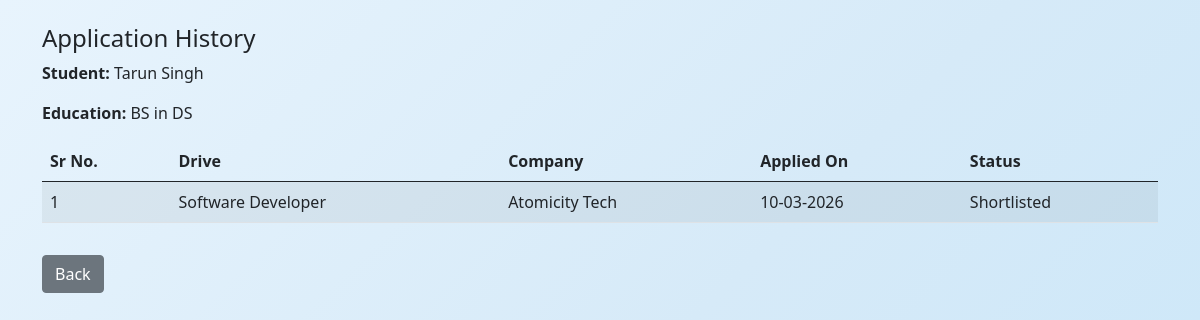
The app's page /student_history/4 with its own data.
### application/models.py (models this page shows)
class Student(db.Model):
    __tablename__ = 'student'
    id = db.Column(db.Integer, primary_key=True)
    fullname = db.Column(db.String(150), nullable=False)
    user_id = db.Column(db.Integer, db.ForeignKey('user.id'), nullable=False)
    education = db.Column(db.String(200))
    skills = db.Column(db.String(300))
    resume_filename = db.Column(db.String(200))
    applications = db.relationship('Application', backref='student', lazy=True)

class Application(db.Model):
    __tablename__ = 'application'
    id = db.Column(db.Integer, primary_key=True)
    student_id = db.Column(db.Integer, db.ForeignKey('student.id'), nullable=False)
    drive_id = db.Column(db.Integer, db.ForeignKey('drive.id'), nullable=False)
    company_id = db.Column(db.Integer, db.ForeignKey('company.id'), nullable=False)
    applied_on = db.Column(db.DateTime, default=lambda: datetime.now(timezone.utc))
    status = db.Column(db.String(30), default="Applied")
    __table_args__ = (
        UniqueConstraint('student_id', 'drive_id', name='unique_application'),)

class Drive(db.Model):
    __tablename__ = 'drive'
    id = db.Column(db.Integer, primary_key=True)
    company_id = db.Column(db.Integer, db.ForeignKey('company.id'), nullable=False)
    drive_name = db.Column(db.String(150), nullable=False)
    job_title = db.Column(db.String(200), nullable=False)
    job_description = db.Column(db.Text, nullable=False)
    eligibility = db.Column(db.String(300))
    salary = db.Column(db.String(100))
    deadline = db.Column(db.Date, nullable=False)
    status = db.Column(db.String(20), default="Pending")
    created_at = db.Column(db.DateTime, default=lambda: datetime.now(timezone.utc))
    applications = db.relationship('Application', backref='drive', lazy=True)

class Company(db.Model):
    __tablename__ = 'company'
    id = db.Column(db.Integer, primary_key=True)
    company_name = db.Column(db.String(150), nullable=False)
    user_id = db.Column(db.Integer, db.ForeignKey('user.id'), nullable=False)
    contact = db.Column(db.String(100))
    website = db.Column(db.String(200))
    description = db.Column(db.Text)
    is_approved = db.Column(db.Boolean, default=False)
    drives = db.relationship('Drive', backref='company', lazy=True)
    applications = db.relationship('Application', backref='company', lazy=True)

### application/controllers.py (the view)
@app.route("/student_history/<int:user_id>")
def student_history(user_id):
    student = Student.query.filter_by(user_id=user_id).first()
    applications = Application.query.filter_by(student_id=student.id).all()
    return render_template(
        "student_history.html",
        student=student,
        applications=applications
    )

### templates/student_history.html (shortened to what this page needs)
<!DOCTYPE html>
<html>
<head>
  <link href="https://cdn.jsdelivr.net/npm/bootstrap@5.0.2/dist/css/bootstrap.min.css" rel="stylesheet">
  <link rel="stylesheet" href="/static/style.css">
</head>
<body>
<div class="container mt-4">
  <h4>Application History</h4>
  <p><strong>Student:</strong> {{ student.fullname }}</p>
  <p><strong>Education:</strong> {{ student.education or "N/A" }}</p>
  {% if applications %}
  <table class="table table-striped">
    <thead>
      <tr>
        <th>Sr No.</th>
        <th>Drive</th>
        <th>Company</th>
        <th>Applied On</th>
        <th>Status</th>
      </tr>
    </thead>
    <tbody>
      {% for a in applications %}
      <tr>
        <td>{{ loop.index }}</td>
        <td>{{ a.drive.job_title }}</td>
        <td>{{ a.company.company_name }}</td>
        <td>{{ a.applied_on.strftime("%d-%m-%Y") }}</td>
        <td>{{ a.status }}</td>
      </tr>
      {% endfor %}
    </tbody>
  </table>
  {% else %}
    <p class="text-muted">No applications yet.</p>
  {% endif %}
  <a href="/student_dashboard/{{ student.user_id }}" class="btn btn-secondary mt-3">Back</a>
</div>
</body>
</html>

### static/style.css (style rules this page uses)
* { margin: 0; padding: 0; box-sizing: border-box; }
body { background: linear-gradient(135deg, #e8f4fd 0%, #d6eaf8 50%, #c8e6f9 100%); font-family: 'Segoe UI', sans-serif; min-height: 100vh; }

### records on screen
Student: fullname "Tarun Singh", education "BS in DS"
Application: drive.job_title "Software Developer", company.company_name "Atomicity Tech", applied_on "10-03-2026", status "Shortlisted"
